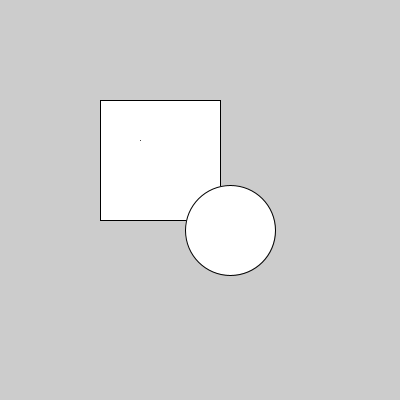
Frame 1 (no input)
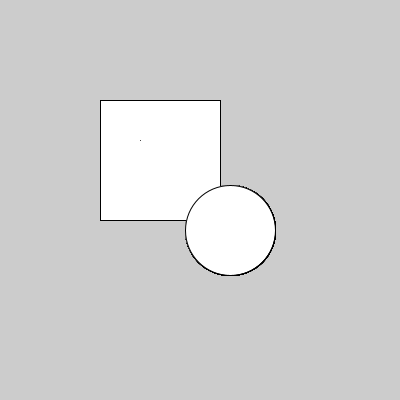
Frame 60 (the mouse pressed at the canvas centre just before this capture)
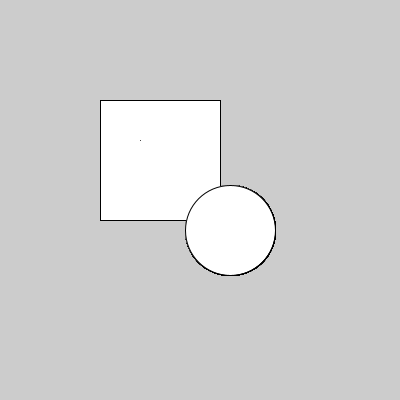
Frame 120 (the mouse held since frame 60 and released just before this capture)

The Processing sketch that drew these frames (run headless with seeded random() and noise(); from frame 60 on, the mouse is pressed at the canvas centre):

// Processing sketch: aula12_grupo02_exercicio03
// ── aula12_grupo02_exercicio03.pde
//array |_|_|_|_|_|_|_|
float n[]={100,100,120,140,90,230};
void setup(){ size(400,400); }
void draw(){
rect(n[0],n[1],n[2],n[2]);
ellipse(n[5],n[5],n[4],n[4]);
point(n[3],n[3]);
}
